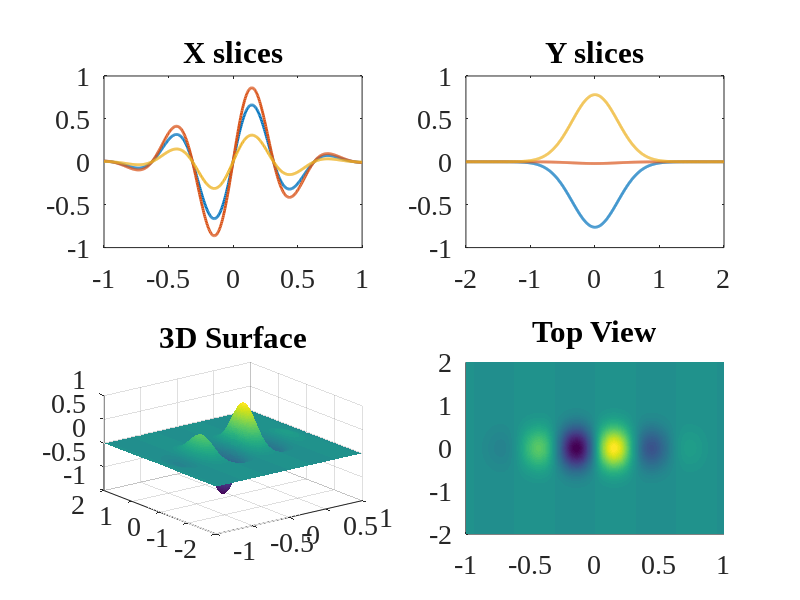

Write the MATLAB code that produced this figure.
set(0,'defaultaxesfontsize',20)
set(0,'defaultaxesfontname','Times New Roman')
set(0,'DefaultLineLineWidth', 2);

set(0,'DefaultFigureWindowStyle','docked')

x = linspace(-1,1,500);
y = linspace(-2,2,1000);

[X,Y] = meshgrid(x,y);

Z = exp(-(X.^2+Y.^2)/.25).*sin(10*X);
[U,V] = gradient(-Z);

figure

subplot(2,2,1)
plot(x,Z(430,:));hold on
plot(x,Z(530,:));
plot(x,Z(630,:));
title('X slices')

subplot(2,2,2)
plot(y,Z(:,200));hold on
plot(y,Z(:,250));
plot(y,Z(:,300));
title('Y slices')

subplot(2,2,3)
surf(X,Y,Z,'linestyle','none')
title('3D Surface')

subplot(2,2,4)
surf(X,Y,Z,'linestyle','none')
title('Top View')
view(2)